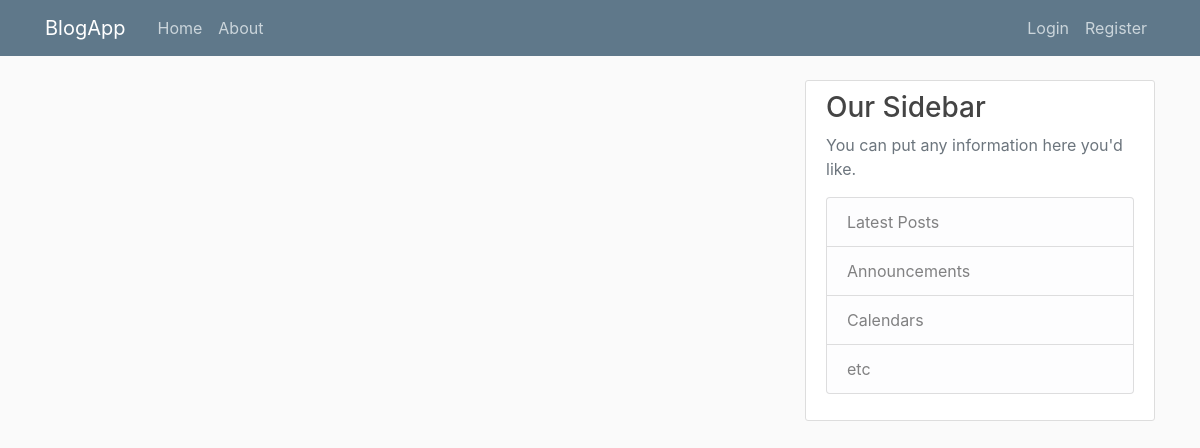
/home, run on an earlier commit of the app's database.
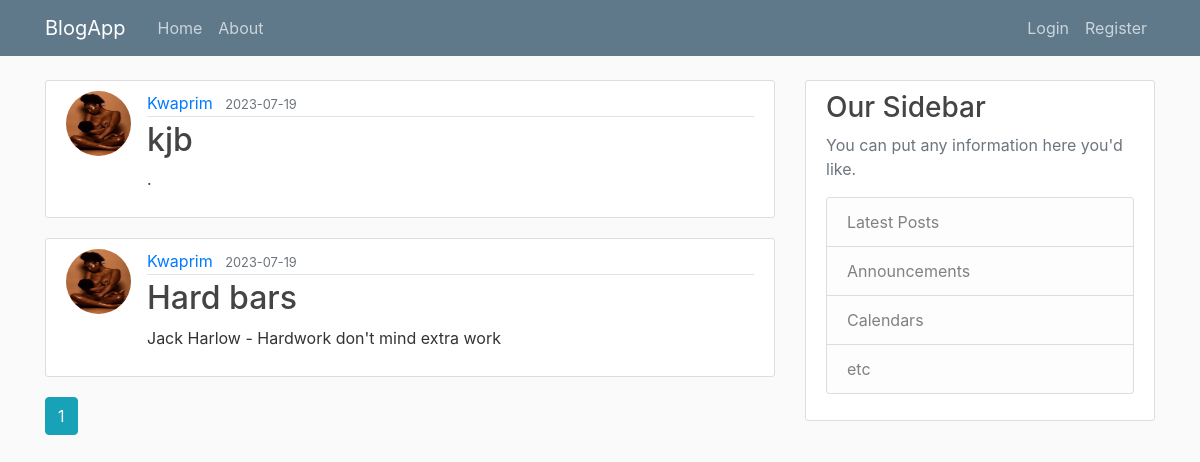
And on a later commit of the database.
### flaskblog/models.py (models this page shows, shortened)
class Post(db.Model):
    id = db.Column(db.Integer, primary_key = True)
    title = db.Column(db.String(100), nullable = False)
    date_posted = db.Column(db.DateTime, nullable = False, default = datetime.datetime.utcnow)
    content = db.Column(db.Text, nullable = False)
    user_id = db.Column(db.Integer, db.ForeignKey('user.id'), nullable=False)

class User(db.Model, UserMixin):
    id = db.Column(db.Integer, primary_key=True)
    username = db.Column(db.String(20), unique=True, nullable=False)
    email = db.Column(db.String(120), unique=True, nullable=False)
    image_file = db.Column(db.String(20), nullable=False, default='default.jpg')
    password = db.Column(db.String(60), nullable=False)
    posts = db.relationship('Post', backref='author', lazy=True)

### flaskblog/main/routes.py (the view)
@main.route("/")
@main.route("/home")
def home():
    page = request.args.get('page', 1, type = int)
    posts = Post.query.order_by(Post.date_posted.desc()).paginate(page = page, per_page = 10)
    return render_template('home.html', posts=posts)

### flaskblog/templates/home.html
{% extends "layout.html" %}
{% block content %}
    {% for post in posts.items %}
        <article class="media content-section">
          <img class="rounded-circle article-img" src="{{ url_for('static', filename='profile_pics/' + post.author.image_file) }}">
          <div class="media-body">
            <div class="article-metadata">
              <a class="mr-2" href="{{ url_for('users.user_posts', username=post.author.username) }}">{{ post.author.username }}</a>
              <small class="text-muted">{{ post.date_posted.strftime('%Y-%m-%d') }}</small>
            </div>
            <h2><a class="article-title" href="{{ url_for('posts.post', post_id=post.id) }}">{{ post.title }}</a></h2>
            <p class="article-content">{{ post.content }}</p>
          </div>
        </article>
    {% endfor %}
    {% for page_num in posts.iter_pages(left_edge=1, right_edge=1, left_current=1, right_current=2) %}
      {% if page_num %}
        {% if posts.page == page_num %}
          <a class="btn btn-info mb-4" href="{{ url_for('main.home', page=page_num) }}">{{ page_num }}</a>
        {% else %}
          <a class="btn btn-outline-info mb-4" href="{{ url_for('main.home', page=page_num) }}">{{ page_num }}</a>
        {% endif %}
      {% else %}
        ...
      {% endif %}
    {% endfor %}
{% endblock content %}

### flaskblog/templates/layout.html (shortened to what this page needs)
<!DOCTYPE html>
<html>
<head>
    <link rel="stylesheet" href="https://maxcdn.bootstrapcdn.com/bootstrap/4.0.0/css/bootstrap.min.css">
    <link rel="stylesheet" type="text/css" href="{{ url_for('static', filename='main.css') }}">
</head>
<body>
    <header class="site-header">
      <nav class="navbar navbar-expand-md navbar-dark bg-steel fixed-top">
        <div class="container">
          <a class="navbar-brand mr-4" href="/">BlogApp</a>
          <div class="collapse navbar-collapse" id="navbarToggle">
            <div class="navbar-nav mr-auto">
              <a class="nav-item nav-link" href="{{ url_for('main.home') }}">Home</a>
              <a class="nav-item nav-link" href="{{ url_for('main.about') }}">About</a>
            </div>
            <div class="navbar-nav">
              {% if current_user.is_authenticated %}
                <a class="nav-item nav-link" href="{{ url_for('posts.new_post') }}">New Post</a>
                <a class="nav-item nav-link" href="{{ url_for('users.account') }}">Account</a>
                <a class="nav-item nav-link" href="{{ url_for('users.logout') }}">Logout</a>
              {% else %}
                <a class="nav-item nav-link" href="{{ url_for('users.login') }}">Login</a>
                <a class="nav-item nav-link" href="{{ url_for('users.register') }}">Register</a>
              {% endif %}
            </div>
          </div>
        </div>
      </nav>
    </header>
    <main role="main" class="container">
      <div class="row">
        <div class="col-md-8">
          {% block content %}{% endblock %}
        </div>
        <div class="col-md-4">
          <div class="content-section">
            <h3>Our Sidebar</h3>
            <p class='text-muted'>You can put any information here you'd like.
              <ul class="list-group">
                <li class="list-group-item list-group-item-light">Latest Posts</li>
                <li class="list-group-item list-group-item-light">Announcements</li>
                <li class="list-group-item list-group-item-light">Calendars</li>
                <li class="list-group-item list-group-item-light">etc</li>
              </ul>
            </p>
          </div>
        </div>
      </div>
    </main>
</body>
</html>

### flaskblog/static/main.css (style rules this page uses)
body { background: #fafafa; color: #333333; margin-top: 5rem; }
h1, h2, h3, h4, h5, h6 { color: #444444; }
.bg-steel { background-color: #5f788a; }
.site-header .navbar-nav .nav-link { color: #cbd5db; }
.content-section { background: #ffffff; padding: 10px 20px; border: 1px solid #dddddd; border-radius: 3px; margin-bottom: 20px; }
.article-title { color: #444444; }
.article-content { white-space: pre-line; }
.article-img { height: 65px; width: 65px; margin-right: 16px; }
.article-metadata { padding-bottom: 1px; margin-bottom: 4px; border-bottom: 1px solid #e3e3e3 }

What changed in the data, as far as the page shows it:
added Post: image_file (picture), author.username "Kwaprim", date_posted "2023-07-19", title "kjb", content "."
added Post: image_file (picture), author.username "Kwaprim", date_posted "2023-07-19", title "Hard bars", content "Jack Harlow - Hardwork don't mind extra work"
Also different on the page:
new list line: "1"
